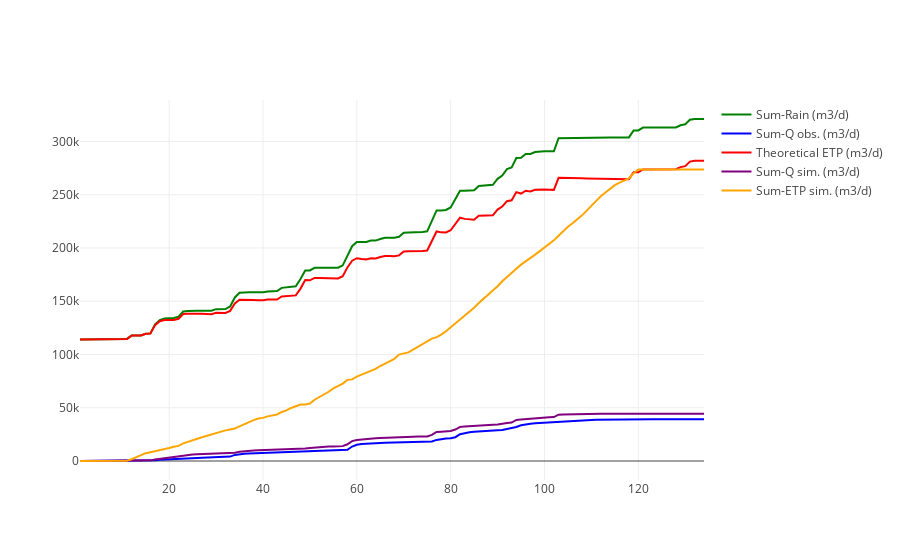

Notebook cell for this chart:
### Code cell
figname = "SumDischarge.png"

%matplotlib inline
import plotlycred

online = False
if online:
    # fig = py.iplot(data) 
    fig = go.Figure(data=data) # , layout=layout)
    py.image.save_as(fig, filename=figname)
else:
    iplot(data)

### Figure 1 — Plotly figure (JSON) as saved in the notebook; plotly's stock layout.template omitted (floating-point values rounded to 4 significant figures; data arrays with more than 128 entries replaced by an {"elided": "..."} marker saying what was removed)
{"data": [{"marker": {"color": "green"}, "mode": "lines", "name": "Sum-Rain (m3/d)", "type": "scatter", "x": {"elided": "360 int values"}, "y": {"elided": "134 int values"}}, {"marker": {"color": "blue"}, "mode": "lines", "name": "Sum-Q obs. (m3/d)", "type": "scatter", "x": {"elided": "360 int values"}, "y": {"elided": "134 float values"}}, {"marker": {"color": "red"}, "mode": "lines", "name": "Theoretical ETP (m3/d)", "type": "scatter", "x": {"elided": "360 int values"}, "y": {"elided": "134 float values"}}, {"marker": {"color": "purple"}, "mode": "lines", "name": "Sum-Q sim. (m3/d)", "type": "scatter", "x": {"elided": "360 int values"}, "y": {"elided": "134 float values"}}, {"marker": {"color": "orange"}, "mode": "lines", "name": "Sum-ETP sim. (m3/d)", "type": "scatter", "x": {"elided": "360 int values"}, "y": {"elided": "134 float values"}}], "layout": {}}
